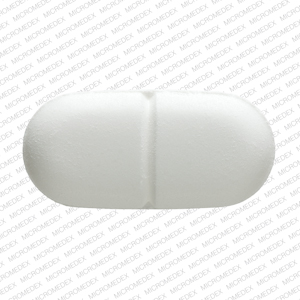
#> input picture step_4/pill_img.png, 300 x 300 px
$ python rotate_images.py
#> lines starting #> are read from the running program, lines starting #| are printed output that depends on the picture
import pathlib, imutils, numpy, cv2, argparse
#http://john.freml.in/opencv-rotation

ap = argparse.ArgumentParser()
ap.add_argument('-i', '--image', default='./pill_img.png', type=str)
args = vars(ap.parse_args())

img = cv2.imread(args["image"])
#> img is the input picture: shape (300, 300, 3); mean B, G, R 235.4, 236.9, 236.5

# imutils has rotate() and rotate_bound(), the latter keeps the entire img
# both are built on cv2 Affine Transformation matrices
for angle in range(0, 360, 15):
    rotated = imutils.rotate(img, angle)
    cv2.imshow('rotated', rotated)
    cv2.waitKey(0)
#> this loop made 24 passes
#> pass 2, `rotated = imutils.rotate(img, angle)`:
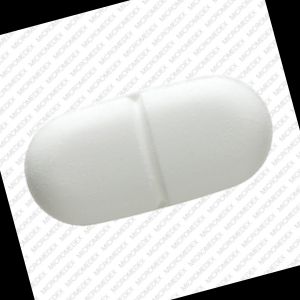
#> rotated: shape (300, 300, 3); mean B, G, R 210.2, 211.7, 211.3
#> pass 3, `rotated = imutils.rotate(img, angle)`:
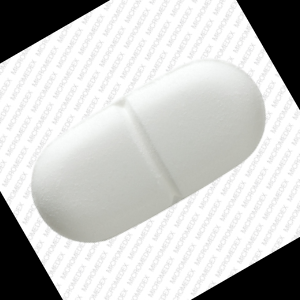
#> rotated: shape (300, 300, 3); mean B, G, R 196.9, 198.3, 197.9

for angle in range(0, 360, 15):
    rotated = imutils.rotate(img, angle)
    cv2.imshow('rotated w bound', rotated)
    cv2.waitKey(0)
